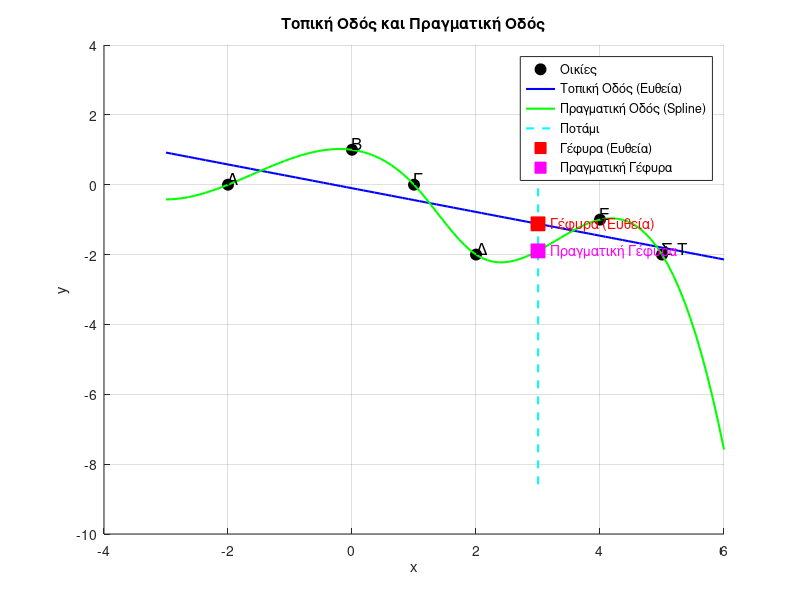

The MATLAB script that drew this image:
% Άσκηση 1
X = [-2, 0, 1, 2, 4, 5];
Y = [0, 1, 0, -2, -1, -2];

% 1. Υπολογισμός ευθείας ελαχίστων τετραγώνων (τοπική οδός)
p_line = polyfit(X, Y, 1);
x_plot = linspace(min(X)-1, max(X)+1, 100);
y_line = polyval(p_line, x_plot);

% Γέφυρα στην ευθεία
x_bridge = 3;
y_bridge_line = polyval(p_line, x_bridge);

% 2. Ακριβής διέλευση (Παρεμβολή Spline για την τελική οδό)
y_spline = spline(X, Y, x_plot);
y_bridge_spline = spline(X, Y, x_bridge);

% Γραφικές παραστάσεις
figure;
hold on; grid on;
% Οικίες
plot(X, Y, 'ko', 'MarkerSize', 8, 'MarkerFaceColor', 'k');
% Τοπική οδός (ευθεία)
plot(x_plot, y_line, 'b-', 'LineWidth', 1.5);
% Τελική οδός (spline)
plot(x_plot, y_spline, 'g-', 'LineWidth', 1.5);
% Ποτάμι (x = 3)
plot([3 3], [min(y_spline)-1 max(y_spline)+1], 'c--', 'LineWidth', 1.5);

% Σημεία γέφυρας
plot(x_bridge, y_bridge_line, 'rs', 'MarkerSize', 10, 'MarkerFaceColor', 'r');
plot(x_bridge, y_bridge_spline, 'ms', 'MarkerSize', 10, 'MarkerFaceColor', 'm');

% Ετικέτες
text(-2, 0.2, 'A', 'FontSize', 12);
text(0, 1.2, 'B', 'FontSize', 12);
text(1, 0.2, '\Gamma', 'FontSize', 12);
text(2, -1.8, '\Delta', 'FontSize', 12);
text(4, -0.8, 'E', 'FontSize', 12);
text(5, -1.8, '\Sigma T', 'FontSize', 12);

text(x_bridge+0.2, y_bridge_line, 'Γέφυρα (Ευθεία)', 'Color', 'r');
text(x_bridge+0.2, y_bridge_spline, 'Πραγματική Γέφυρα', 'Color', 'm');
text(3.1, max(Y), 'Ποτάμι', 'Color', 'c');

xlabel('x'); ylabel('y');
title('Τοπική Οδός και Πραγματική Οδός');
legend('Οικίες', 'Τοπική Οδός (Ευθεία)', 'Πραγματική Οδός (Spline)', 'Ποτάμι', 'Γέφυρα (Ευθεία)', 'Πραγματική Γέφυρα', 'Location', 'best');
hold off;

fprintf('1. Η γέφυρα στην ευθεία θα κατασκευαστεί στο σημείο: (3, %.4f)\n', y_bridge_line);
fprintf('2. Η πραγματική γέφυρα θα κατασκευαστεί στο σημείο: (3, %.4f)\n', y_bridge_spline);
